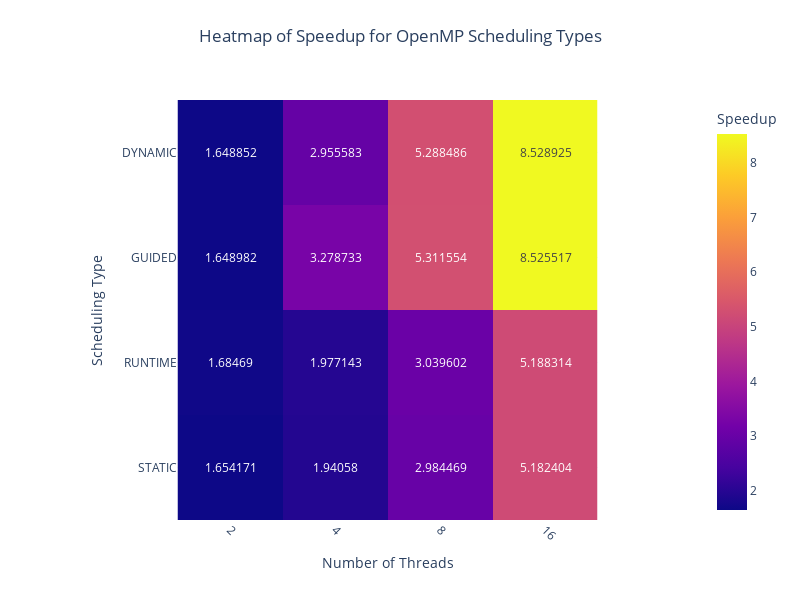

The cell this chart's notebook holds for it:
### Code cell
# Choose metric for heatmap
heatmap_metric = 'Speedup'  # Change to 'Efficiency' if desired

# Pivot the DataFrame
heatmap_data = df_openmp_all_max_res_iter.pivot(
    index='Scheduling',
    columns='Threads',
    values=heatmap_metric
)

# Sort the data
heatmap_data = heatmap_data.sort_index()
heatmap_data = heatmap_data[sorted(heatmap_data.columns, key=lambda x: int(x))]

# --- Create the Heatmap ---

fig_heatmap = px.imshow(
    heatmap_data,
    labels=dict(x="Number of Threads", y="Scheduling Type", color=heatmap_metric),
    x=heatmap_data.columns.astype(str),
    y=heatmap_data.index,
    # color_continuous_scale='Viridis',
    title=f'Heatmap of {heatmap_metric} for OpenMP Scheduling Types',
    text_auto=True
)

# Enhance the layout
fig_heatmap.update_layout(
    xaxis_title='Number of Threads',
    yaxis_title='Scheduling Type',
    title={
        'text': f'Heatmap of {heatmap_metric} for OpenMP Scheduling Types',
        'y':0.95,
        'x':0.5,
        'xanchor': 'center',
        'yanchor': 'top'
    },
    width=800,
    height=600,
    template='plotly_white'
)

# Adjust x-axis tick labels
fig_heatmap.update_xaxes(
    tickmode='array',
    tickvals=heatmap_data.columns,
    ticktext=[str(int(t)) for t in heatmap_data.columns],
    tickangle=45
)
fig_heatmap.show()
fig.write_image(path_to_img_folder.joinpath("mandelbrot_openmp_scheduling_types_heatmap_speedup.png"))

### Figure 1 — Plotly figure (JSON) as saved in the notebook; plotly's stock layout.template omitted (floating-point values rounded to 4 significant figures)
{"data": [{"coloraxis": "coloraxis", "hovertemplate": "Number of Threads: %{x}<br>Scheduling Type: %{y}<br>Speedup: %{z}<extra></extra>", "name": "0", "texttemplate": "%{z}", "type": "heatmap", "x": ["2", "4", "8", "16"], "xaxis": "x", "y": ["DYNAMIC", "GUIDED", "RUNTIME", "STATIC"], "yaxis": "y", "z": [[1.649, 2.956, 5.288, 8.529], [1.649, 3.279, 5.312, 8.526], [1.685, 1.977, 3.04, 5.188], [1.654, 1.941, 2.984, 5.182]]}], "layout": {"coloraxis": {"colorbar": {"title": {"text": "Speedup"}}, "colorscale": [[0, "#0d0887"], [0.1111, "#46039f"], [0.2222, "#7201a8"], [0.3333, "#9c179e"], [0.4444, "#bd3786"], [0.5556, "#d8576b"], [0.6667, "#ed7953"], [0.7778, "#fb9f3a"], [0.8889, "#fdca26"], [1, "#f0f921"]]}, "height": 600, "title": {"text": "Heatmap of Speedup for OpenMP Scheduling Types", "x": 0.5, "xanchor": "center", "y": 0.95, "yanchor": "top"}, "width": 800, "xaxis": {"anchor": "y", "constrain": "domain", "domain": [0, 1], "scaleanchor": "y", "tickangle": 45, "tickmode": "array", "ticktext": ["2", "4", "8", "16"], "tickvals": [2, 4, 8, 16], "title": {"text": "Number of Threads"}}, "yaxis": {"anchor": "x", "autorange": "reversed", "constrain": "domain", "domain": [0, 1], "title": {"text": "Scheduling Type"}}}}
